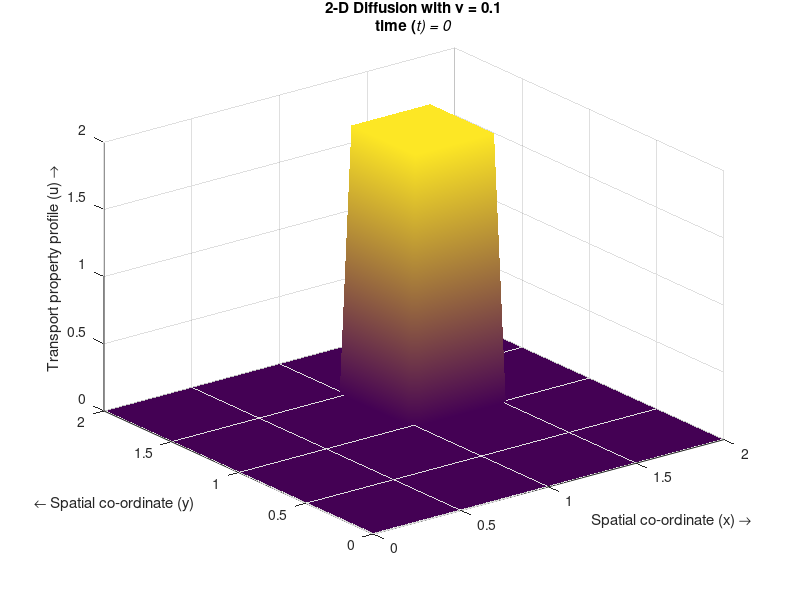

Reproduce this figure in MATLAB. (Note: this script raises an error after producing the figure.)
% Simulating the 2-D Diffusion equation by the Finite Difference
...Method 
% Numerical scheme used is a first order upwind in time and a second
...order central difference in space (Implicit and Explicit)
%%
%Specifying parameters
nx=50;                           %Number of steps in space(x)
ny=60;                           %Number of steps in space(y)       
nt=100;                           %Number of time steps 
dt=0.01;                         %Width of each time step
dx=2/(nx-1);                     %Width of space step(x)
dy=2/(ny-1);                     %Width of space step(y)
x=0:dx:2;                        %Range of x(0,2) and specifying the grid points
y=0:dy:2;                        %Range of y(0,2) and specifying the grid points
u=zeros(nx,ny);                  %Preallocating u
un=zeros(nx,ny);                 %Preallocating un
vis=0.1;                         %Diffusion coefficient/viscocity
UW=0;                            %x=0 Dirichlet B.C 
UE=0;                            %x=L Dirichlet B.C 
US=0;                            %y=0 Dirichlet B.C 
UN=0;                            %y=L Dirichlet B.C 
UnW=0;                           %x=0 Neumann B.C (du/dn=UnW)
UnE=0;                           %x=L Neumann B.C (du/dn=UnE)
UnS=0;                           %y=0 Neumann B.C (du/dn=UnS)
UnN=0;                           %y=L Neumann B.C (du/dn=UnN)
%%
%Initial Conditions
for i=1:nx
    for j=1:ny
        if ((1<=y(j))&&(y(j)<=1.5)&&(1<=x(i))&&(x(i)<=1.5))
            u(i,j)=2;
        else
            u(i,j)=0;
        end
    end
end
%%
%B.C vector
bc=zeros(nx-2,ny-2);
bc(1,:)=UW/dx^2; bc(nx-2,:)=UE/dx^2;  %Dirichlet B.Cs
bc(:,1)=US/dy^2; bc(:,ny-2)=UN/dy^2;  %Dirichlet B.Cs
%bc(1,:)=-UnW/dx; bc(nx-2,:)=UnE/dx;  %Neumann B.Cs
%bc(:,1)=-UnS/dy; bc(:,nx-2)=UnN/dy;  %Neumann B.Cs
%B.Cs at the corners:
bc(1,1)=UW/dx^2+US/dy^2; bc(nx-2,1)=UE/dx^2+US/dy^2;
bc(1,ny-2)=UW/dx^2+UN/dy^2; bc(nx-2,ny-2)=UE/dx^2+UN/dy^2;
bc=vis*dt*bc;
%Calculating the coefficient matrix for the implicit scheme
Ex=sparse(2:nx-2,1:nx-3,1,nx-2,nx-2);
Ax=Ex+Ex'-2*speye(nx-2);        %Dirichlet B.Cs
%Ax(1,1)=-1; Ax(nx-2,nx-2)=-1;  %Neumann B.Cs
Ey=sparse(2:ny-2,1:ny-3,1,ny-2,ny-2);
Ay=Ey+Ey'-2*speye(ny-2);        %Dirichlet B.Cs
%Ay(1,1)=-1; Ay(ny-2,ny-2)=-1;  %Neumann B.Cs
A=kron(Ay/dy^2,speye(nx-2))+kron(speye(ny-2),Ax/dx^2);
D=speye((nx-2)*(ny-2))-vis*dt*A;
%%
%Calculating the field variable for each time step
i=2:nx-1;
j=2:ny-1;
for it=0:nt
    un=u;
    h=surf(x,y,u','EdgeColor','none');       %plotting the field variable
    shading interp
    axis ([0 2 0 2 0 2])
    title({['2-D Diffusion with {\nu} = ',num2str(vis)];['time (\itt) = ',num2str(it*dt)]})
    xlabel('Spatial co-ordinate (x) \rightarrow')
    ylabel('{\leftarrow} Spatial co-ordinate (y)')
    zlabel('Transport property profile (u) \rightarrow')
    drawnow; 
    refreshdata(h)
    %Uncomment as necessary
    %Implicit method:
    U=un;U(1,:)=[];U(end,:)=[];U(:,1)=[];U(:,end)=[];
    U=reshape(U+bc,[],1);
    U=D\U;
    U=reshape(U,nx-2,ny-2);
    u(2:nx-1,2:ny-1)=U;
    %Boundary conditions
    %Dirichlet:
    u(1,:)=UW;
    u(nx,:)=UE;
    u(:,1)=US;
    u(:,ny)=UN;
    %Neumann:
    %u(1,:)=u(2,:)-UnW*dx;
    %u(nx,:)=u(nx-1,:)+UnE*dx;
    %u(:,1)=u(:,2)-UnS*dy;
    %u(:,ny)=u(:,ny-1)+UnN*dy;
    %}
    %Explicit method:
    %{
    u(i,j)=un(i,j)+(vis*dt*(un(i+1,j)-2*un(i,j)+un(i-1,j))/(dx*dx))+(vis*dt*(un(i,j+1)-2*un(i,j)+un(i,j-1))/(dy*dy));
    %Boundary conditions
    %Dirichlet:
    u(1,:)=UW;
    u(nx,:)=UE;
    u(:,1)=US;
    u(:,ny)=UN;
    %Neumann:
    %u(1,:)=u(2,:)-UnW*dx;
    %u(nx,:)=u(nx-1,:)+UnE*dx;
    %u(:,1)=u(:,2)-UnS*dy;
    %u(:,ny)=u(:,ny-1)+UnN*dy;
    %}
end